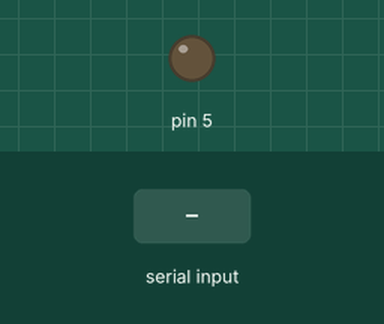
Simulated run of this sketch. Board: Arduino Uno, built with avr-gcc and run on an emulated ATmega328P. Shown: output pins drawn as LEDs (lit = HIGH). The inputs (shaded band) are chosen by the test bench.

Above: at 1.2 s.
1.3 s: "30,150\n" received over Serial
2.8 s: "1\n" received over Serial
At 3.6 s:
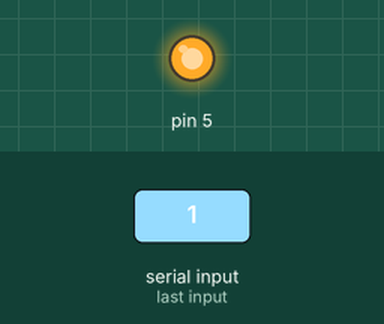
4.3 s: "90,45\n" received over Serial
At 4.7 s:
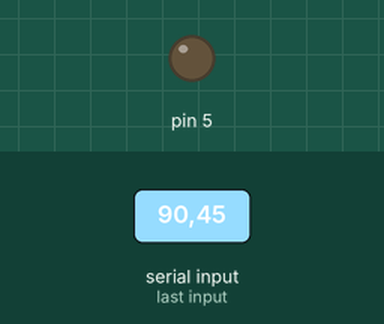
Timing chart, 0 to 7.3 s (numbered marks = the images above; inputs shaded):
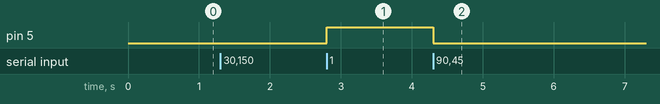

Measured:
- after the input at 2.8 s, pin 5: LOW → HIGH at once
- after the input at 4.3 s, pin 5: HIGH → LOW at once

The sketch:

pde_test.ino
```cpp
void setup() {
  // put your setup code here, to run once:
pinMode(5 ,OUTPUT);
Serial.begin(9600);
}

void loop() {
  // put your main code here, to run repeatedly:
Serial.available() == 0;

int val = Serial.read() - '0';

if (val == 1)
{
  digitalWrite(5,1);
}
if (val == 0)
{
  digitalWrite(5,0);
}

}
```
